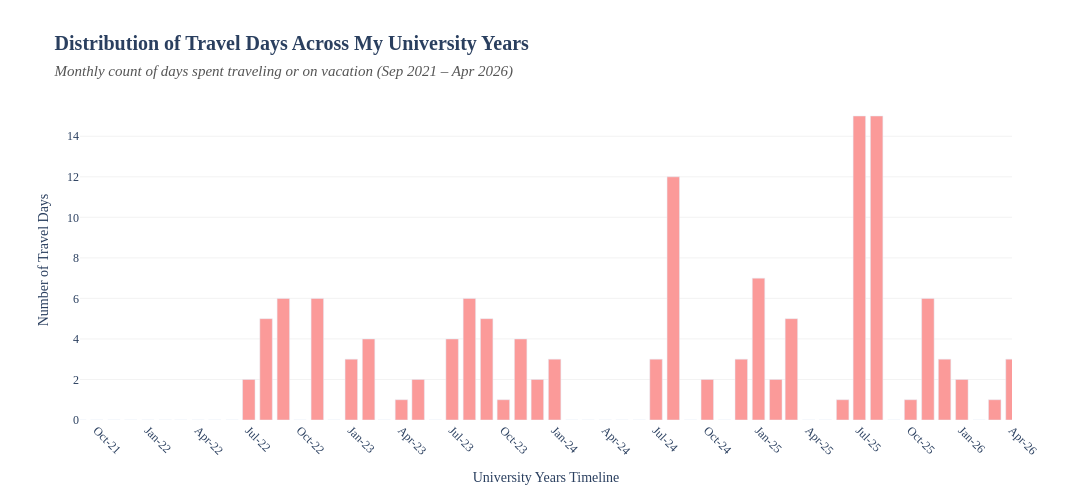

This figure's notebook cell:
### Markdown cell above
## Did I stop taking as many pictures even while traveling?

The previous visualization showed **several peaks in media production during the last couple of years**, which I could directly associate with periods of travel or holidays. Even short trips often resulted in a significantly higher number of photos and videos, as visiting new places, museums, or unfamiliar cities naturally encouraged documentation. In contrast, my everyday routine during university became increasingly repetitive and centered around productivity, resulting in fewer moments I felt compelled to capture.

This led to a second question: ***even during vacations and travel periods, did my pace of media capture gradually decrease over the years?***

As a first step in this analysis, I visualized the **number of vacation days** recorded for each month throughout my university years. For this task, I chose a **bar chart**, as it allows for a clear month-by-month comparison across all 57 months in the dataset and makes it easier to identify the periods characterized by the highest concentration of travel and new experiences.

### Code cell
# create bar graph 
fig = px.bar(
    df,
    x='date_parsed',
    y='travel_days',
    color_discrete_sequence=['#fb9a99'], 
    title="<b>Distribution of Travel Days Across My University Years</b><br><span style='font-size:15px; color:#555555;'><i>Monthly count of days spent traveling or on vacation (Sep 2021 – Apr 2026)</i></span>",
    labels={'date_parsed': 'Timeline', 'travel_days': 'Travel Days'}
)

# graph layout
fig.update_layout(
    font_family="Times New Roman",
    title_font_size=20,
    plot_bgcolor="white",
    width=1100,
    height=500,
    hovermode="x" 
)

fig.update_xaxes(
    showgrid=False, 
    tickformat='%b-%y', 
    dtick="M3",
    tickangle=45,
    range=['2021-09-01', '2026-04-01'], 
    title_text="University Years Timeline"
)

fig.update_yaxes(
    showgrid=True, 
    gridcolor='#F3F3F3', 
    title_text="Number of Travel Days"
)

# tooltip
fig.update_traces(
    hovertemplate="<b>Date:</b> %{x|%b-%y}<br><b>Travel Days:</b> %{y} days<extra></extra>"
)

fig.show()

### Figure 1 — Plotly figure (JSON) as saved in the notebook; plotly's stock layout.template omitted (floating-point values rounded to 4 significant figures)
{"data": [{"hovertemplate": "<b>Date:</b> %{x|%b-%y}<br><b>Travel Days:</b> %{y} days<extra></extra>", "legendgroup": "", "marker": {"color": "#fb9a99", "pattern": {"shape": ""}}, "name": "", "orientation": "v", "showlegend": false, "textposition": "auto", "type": "bar", "x": ["2021-09-01T00:00:00.000000", "2021-10-01T00:00:00.000000", "2021-11-01T00:00:00.000000", "2021-12-01T00:00:00.000000", "2022-01-01T00:00:00.000000", "2022-02-01T00:00:00.000000", "2022-03-01T00:00:00.000000", "2022-04-01T00:00:00.000000", "2022-05-01T00:00:00.000000", "2022-06-01T00:00:00.000000", "2022-07-01T00:00:00.000000", "2022-08-01T00:00:00.000000", "2022-09-01T00:00:00.000000", "2022-10-01T00:00:00.000000", "2022-11-01T00:00:00.000000", "2022-12-01T00:00:00.000000", "2023-01-01T00:00:00.000000", "2023-02-01T00:00:00.000000", "2023-03-01T00:00:00.000000", "2023-04-01T00:00:00.000000", "2023-05-01T00:00:00.000000", "2023-06-01T00:00:00.000000", "2023-07-01T00:00:00.000000", "2023-08-01T00:00:00.000000", "2023-09-01T00:00:00.000000", "2023-10-01T00:00:00.000000", "2023-11-01T00:00:00.000000", "2023-12-01T00:00:00.000000", "2024-01-01T00:00:00.000000", "2024-02-01T00:00:00.000000", "2024-03-01T00:00:00.000000", "2024-04-01T00:00:00.000000", "2024-05-01T00:00:00.000000", "2024-06-01T00:00:00.000000", "2024-07-01T00:00:00.000000", "2024-08-01T00:00:00.000000", "2024-09-01T00:00:00.000000", "2024-10-01T00:00:00.000000", "2024-11-01T00:00:00.000000", "2024-12-01T00:00:00.000000", "2025-01-01T00:00:00.000000", "2025-02-01T00:00:00.000000", "2025-03-01T00:00:00.000000", "2025-04-01T00:00:00.000000", "2025-05-01T00:00:00.000000", "2025-06-01T00:00:00.000000", "2025-07-01T00:00:00.000000", "2025-08-01T00:00:00.000000", "2025-09-01T00:00:00.000000", "2025-10-01T00:00:00.000000", "2025-11-01T00:00:00.000000", "2025-12-01T00:00:00.000000", "2026-01-01T00:00:00.000000", "2026-02-01T00:00:00.000000", "2026-03-01T00:00:00.000000", "2026-04-01T00:00:00.000000"], "xaxis": "x", "y": [0, 0, 0, 0, 0, 0, 0, 0, 0, 0, 2, 5, 6, 0, 6, 0, 3, 4, 0, 1, 2, 0, 4, 6, 5, 1, 4, 2, 3, 0, 0, 0, 0, 0, 3, 12, 0, 2, 0, 3, 7, 2, 5, 0, 0, 1, 15, 15, 0, 1, 6, 3, 2, 0, 1, 3], "yaxis": "y"}], "layout": {"barmode": "relative", "font": {"family": "Times New Roman"}, "height": 500, "hovermode": "x", "legend": {"tracegroupgap": 0}, "plot_bgcolor": "white", "title": {"font": {"size": 20}, "text": "<b>Distribution of Travel Days Across My University Years</b><br><span style='font-size:15px; color:#555555;'><i>Monthly count of days spent traveling or on vacation (Sep 2021 – Apr 2026)</i></span>"}, "width": 1100, "xaxis": {"anchor": "y", "domain": [0, 1], "dtick": "M3", "range": ["2021-09-01", "2026-04-01"], "showgrid": false, "tickangle": 45, "tickformat": "%b-%y", "title": {"text": "University Years Timeline"}}, "yaxis": {"anchor": "x", "domain": [0, 1], "gridcolor": "#F3F3F3", "showgrid": true, "title": {"text": "Number of Travel Days"}}}}
